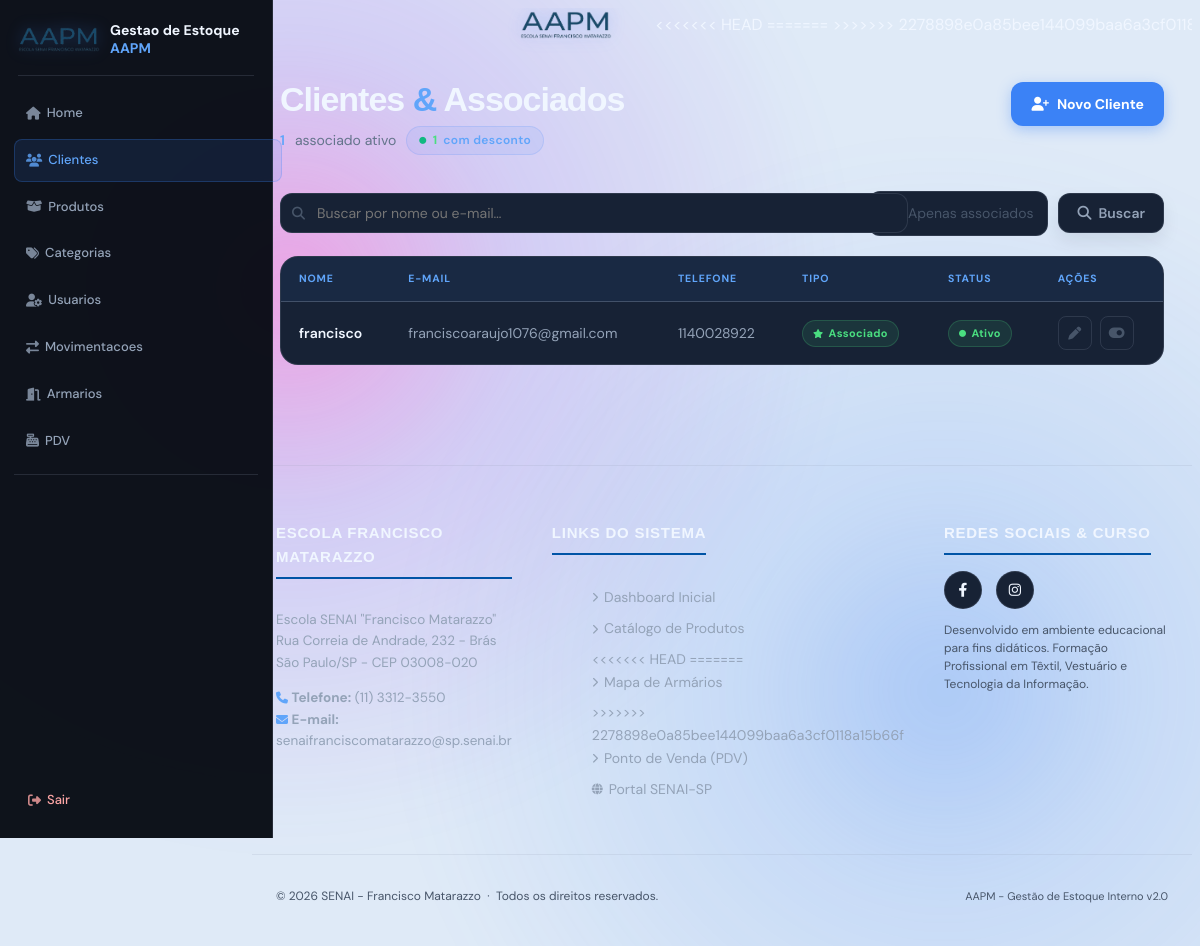
/cliente/ (signed in), run on an earlier commit of the app's database.
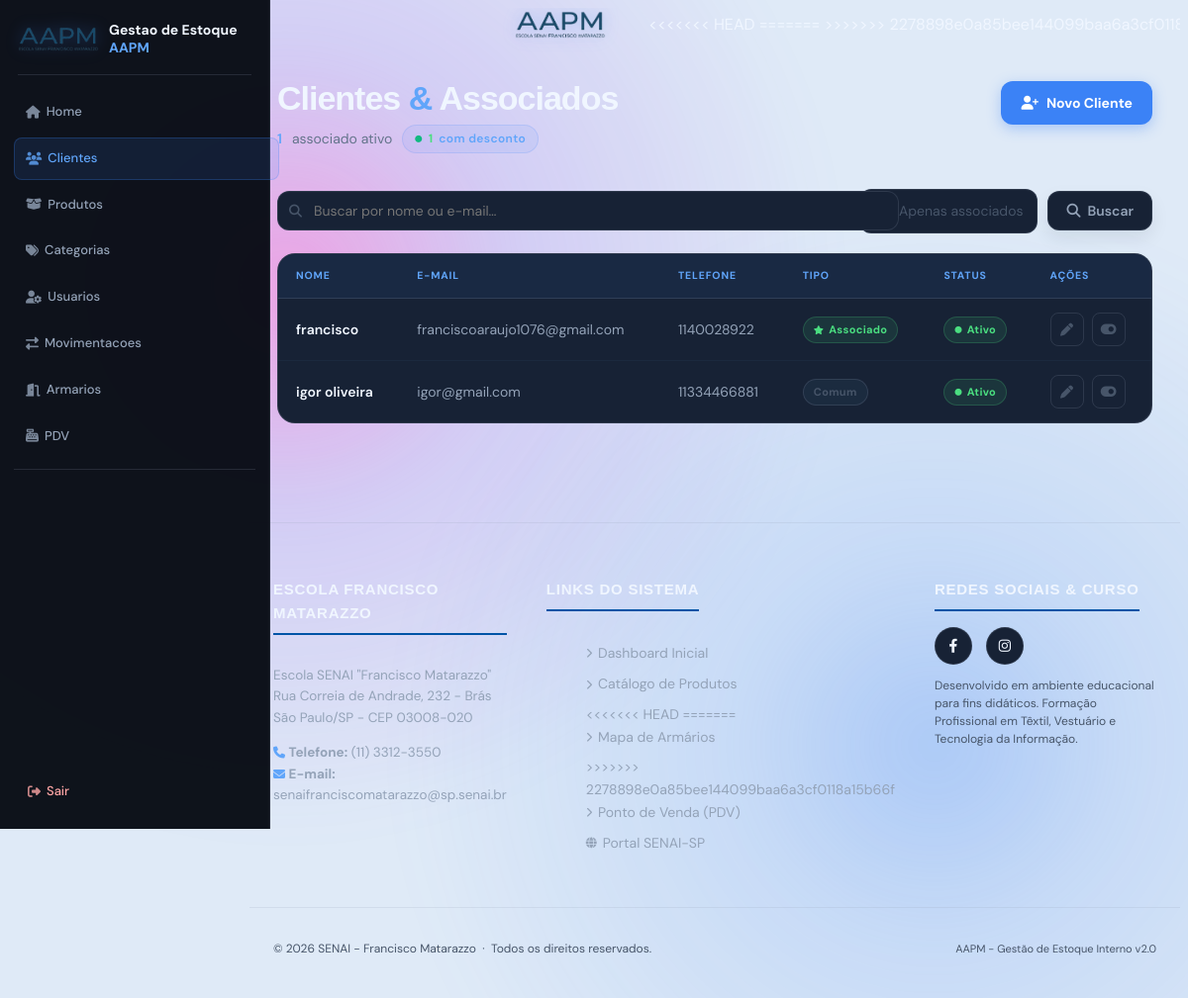
And on a later commit of the database.
### app/models/cliente.py (models this page shows, shortened)
class Cliente(Base):
    __tablename__ = "clientes"
    id         = Column(Integer, primary_key=True, index=True)
    nome       = Column(String(150), nullable=False, index=True)
    email      = Column(String(150), nullable=True)
    telefone   = Column(String(20), nullable=True)
    is_associado = Column(Boolean, default=False, nullable=False)
    ativo      = Column(Boolean, default=True)
    criado_em  = Column(DateTime, server_default=func.now())
    vendas = relationship("Venda", back_populates="cliente")

### app/controllers/cliente_controller.py (the view)
@router.get("/")
def listar_clientes(
    request: Request,
    busca: str = "",
    apenas_associados: bool = False,
    pagina: int = 1,
    por_pagina: int = 16,
    db: Session = Depends(get_db),
    admin = Depends(get_admin)
):
    query = db.query(Cliente)
    if busca:
        query = query.filter(
            Cliente.nome.ilike(f"%{busca}%") |
            Cliente.email.ilike(f"%{busca}%")
        )
    if apenas_associados:
        query = query.filter(Cliente.is_associado == True)
    resultado = paginar(query.order_by(Cliente.nome), pagina, por_pagina)
    total_associados = db.query(Cliente).filter(
        Cliente.is_associado == True,
        Cliente.ativo == True
    ).count()
    return templates.TemplateResponse(
        request,
        "Cliente/index.html",
        {
            "request":           request,
            "usuario":           admin,
            "clientes":          resultado.itens,
            "busca":             busca,
            "apenas_associados": apenas_associados,
            "total_associados":  total_associados,
            "pagina":            resultado.atual,
            "por_pagina":        resultado.por_pagina,
            "total_paginas":     resultado.total_paginas,
            "total_clientes":    resultado.total_itens,
        }
    )

### app/templates/Cliente/index.html (shortened to what this page needs)
{% extends "base.html" %}
{% from "components/pagination.html" import render as render_pagination with context %}
{% block content %}
<div class="page-wrap">
  <div class="page-header">
    <div>
      <h1 class="page-title">Clientes <span>&amp;</span> Associados</h1>
      <p class="page-subtitle">
        <span>{{ total_associados }}</span> associado{{ 's' if total_associados != 1 }} ativo{{ 's' if total_associados
        <span class="stat-pill">
          <i class="fas fa-circle" style="font-size:7px; color:#10b981;"></i>
          <b>{{ total_associados }}</b> com desconto
        </span>
      </p>
    </div>
    <a href="/cliente/novo" class="btn-novo">
      <i class="fas fa-user-plus"></i> Novo Cliente
    </a>
  </div>
  <form method="get" action="/cliente">
    <div class="filters-row">
      <div class="search-wrap">
        <input class="input-search" type="text" name="busca" value="{{ busca }}"
          placeholder="Buscar por nome ou e-mail…" autocomplete="off">
      </div>
      <label class="checkbox-label">
        Apenas associados
      </label>
      <button class="btn-buscar" type="submit">
        <i class="fas fa-search"></i> Buscar
      </button>
    </div>
  </form>
  <div class="table-wrap">
    {% if clientes %}
    <table class="clientes-table">
      <thead>
        <tr>
          <th>Nome</th>
          <th>E-mail</th>
          <th>Telefone</th>
          <th>Tipo</th>
          <th>Status</th>
          <th>Ações</th>
        </tr>
      </thead>
      <tbody>
        {% for c in clientes %}
        <tr>
          <td style="font-weight:600; color:var(--text-primary);">{{ c.nome }}</td>
          <td class="td-mono">{{ c.email or '—' }}</td>
          <td>{{ c.telefone or '—' }}</td>
          <td>
            {% if c.is_associado %}
            <span class="badge badge-assoc">
              <i class="fas fa-star" style="font-size:9px;"></i> Associado
            </span>
            {% else %}
            <span class="badge badge-comum">Comum</span>
            {% endif %}
          </td>
          <td>
            {% if c.ativo %}
            <span class="badge badge-ativo">
              <i class="fas fa-circle" style="font-size:7px;"></i> Ativo
            </span>
            {% else %}
            <span class="badge badge-inativo">
              <i class="fas fa-circle" style="font-size:7px;"></i> Inativo
            </span>
            {% endif %}
          </td>
          <td>
            <div class="actions">
              <a href="/cliente/{{ c.id }}/editar" class="btn-icon" title="Editar">
                <i class="fas fa-pen" style="font-size:13px;"></i>
              </a>
              <form class="toggle-form" method="post" action="/cliente/{{ c.id }}/toggle-ativo">
                <button type="button" title="{{ 'Desativar' if c.ativo else 'Ativar' }}"
                  onclick="abrirModalConfirmacao('/cliente/{{ c.id }}/toggle-ativo', null, '{{ c.nome }}', '{{ 'ativar' if not c.ativo else 'desativar' }}');">
                  <i class="fas fa-{{ 'toggle-on' if c.ativo else 'toggle-off' }}" style="font-size:14px;"></i>
                </button>
              </form>
            </div>
          </td>
        </tr>
        {% endfor %}
      </tbody>
    </table>
    {% else %}
    <div class="empty">
      <i class="fas fa-users-slash"></i>
      <p>Nenhum cliente encontrado.</p>
    </div>
    {% endif %}
  </div>
</div>
{% endblock %}

What changed in the data, as far as the page shows it:
added Cliente: nome "igor oliveira", email "igor@gmail.com", telefone "11334466881", is_associado "Comum", ativo True (drawn)
